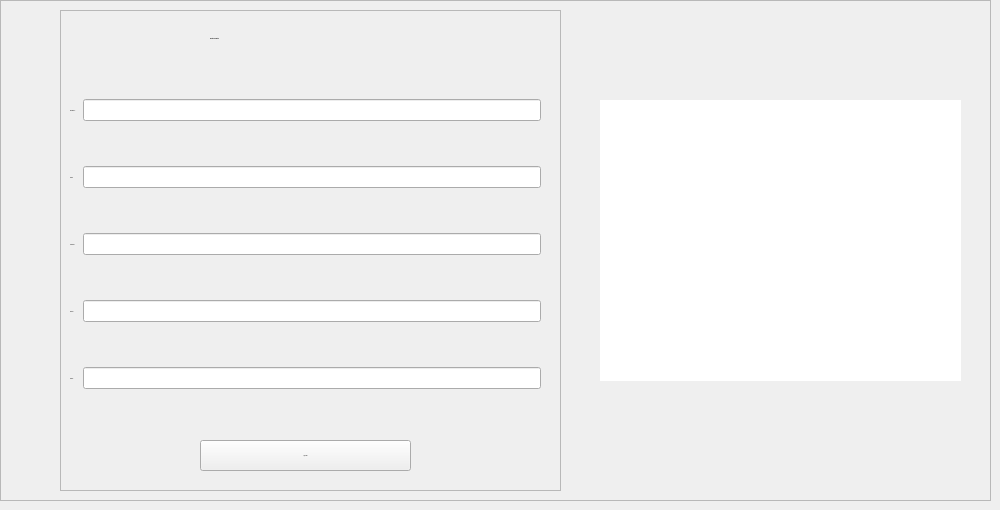
          <widget class="QWidget" name="tab_13">
           <attribute name="title">
            <string>Ajouter</string>
           </attribute>
           <widget class="QFrame" name="frame_20">
            <property name="geometry">
             <rect>
              <x>0</x>
              <y>0</y>
              <width>991</width>
              <height>501</height>
             </rect>
            </property>
            <property name="frameShape">
             <enum>QFrame::StyledPanel</enum>
            </property>
            <property name="frameShadow">
             <enum>QFrame::Raised</enum>
            </property>
            <widget class="QFrame" name="frame1_2">
             <property name="geometry">
              <rect>
               <x>60</x>
               <y>10</y>
               <width>501</width>
               <height>481</height>
              </rect>
             </property>
             <property name="frameShape">
              <enum>QFrame::StyledPanel</enum>
             </property>
             <property name="frameShadow">
              <enum>QFrame::Raised</enum>
             </property>
             <widget class="QLabel" name="label_64">
              <property name="geometry">
               <rect>
                <x>150</x>
                <y>20</y>
                <width>191</width>
                <height>16</height>
               </rect>
              </property>
              <property name="font">
               <font>
                <family>century gothic</family>
                <pointsize>-1</pointsize>
                <weight>75</weight>
                <bold>true</bold>
               </font>
              </property>
              <property name="styleSheet">
               <string notr="true">QLabel{
color: black;

border: none;
}</string>
              </property>
              <property name="text">
               <string>Ajouter une poste</string>
              </property>
             </widget>
             <widget class="QWidget" name="gridLayoutWidget_4">
              <property name="geometry">
               <rect>
                <x>10</x>
                <y>50</y>
                <width>471</width>
                <height>371</height>
               </rect>
              </property>
              <layout class="QGridLayout" name="gridLayout_4">
               <item row="3" column="0">
                <widget class="QLabel" name="label_39">
                 <property name="font">
                  <font>
                   <family>century gothic</family>
                   <pointsize>-1</pointsize>
                  </font>
                 </property>
                 <property name="text">
                  <string>Horaire</string>
                 </property>
                </widget>
               </item>
               <item row="4" column="0">
                <widget class="QLabel" name="label_60">
                 <property name="font">
                  <font>
                   <family>century gothic</family>
                   <pointsize>-1</pointsize>
                  </font>
                 </property>
                 <property name="text">
                  <string>Salaire:</string>
                 </property>
                </widget>
               </item>
               <item row="0" column="0">
                <widget class="QLabel" name="label_57">
                 <property name="font">
                  <font>
                   <family>century gothic</family>
                   <pointsize>-1</pointsize>
                  </font>
                 </property>
                 <property name="text">
                  <string>Identifiant :</string>
                 </property>
                </widget>
               </item>
               <item row="4" column="1">
                <widget class="QLineEdit" name="lineEditsalaire"/>
               </item>
               <item row="1" column="0">
                <widget class="QLabel" name="label_61">
                 <property name="font">
                  <font>
                   <family>century gothic</family>
                   <pointsize>-1</pointsize>
                  </font>
                 </property>
                 <property name="text">
                  <string>Grade:</string>
                 </property>
                </widget>
               </item>
               <item row="0" column="1">
                <widget class="QLineEdit" name="lineEditid_5"/>
               </item>
               <item row="1" column="1">
                <widget class="QLineEdit" name="lineEditgrade"/>
               </item>
               <item row="3" column="1">
                <widget class="QLineEdit" name="lineEdithoraire"/>
               </item>
               <item row="2" column="0">
                <widget class="QLabel" name="label_62">
                 <property name="font">
                  <font>
                   <family>century gothic</family>
                   <pointsize>-1</pointsize>
                  </font>
                 </property>
                 <property name="text">
                  <string>Avantage:</string>
                 </property>
                </widget>
               </item>
               <item row="2" column="1">
                <widget class="QLineEdit" name="lineEditavantage"/>
               </item>
              </layout>
             </widget>
             <widget class="QPushButton" name="pushButton_18">
              <property name="geometry">
               <rect>
                <x>140</x>
                <y>430</y>
                <width>211</width>
                <height>31</height>
               </rect>
              </property>
              <property name="font">
               <font>
                <family>century gothic</family>
                <pointsize>-1</pointsize>
                <weight>50</weight>
                <bold>false</bold>
               </font>
              </property>
              <property name="text">
               <string>AJOUTER</string>
              </property>
             </widget>
            </widget>
            <widget class="QGraphicsView" name="graphicsView_3">
             <property name="geometry">
              <rect>
               <x>600</x>
               <y>100</y>
               <width>361</width>
               <height>281</height>
              </rect>
             </property>
             <property name="styleSheet">
              <string notr="true">border-image: url(:/aaaaa.png);
border-radius:10px;</string>
             </property>
            </widget>
           </widget>
          </widget>
